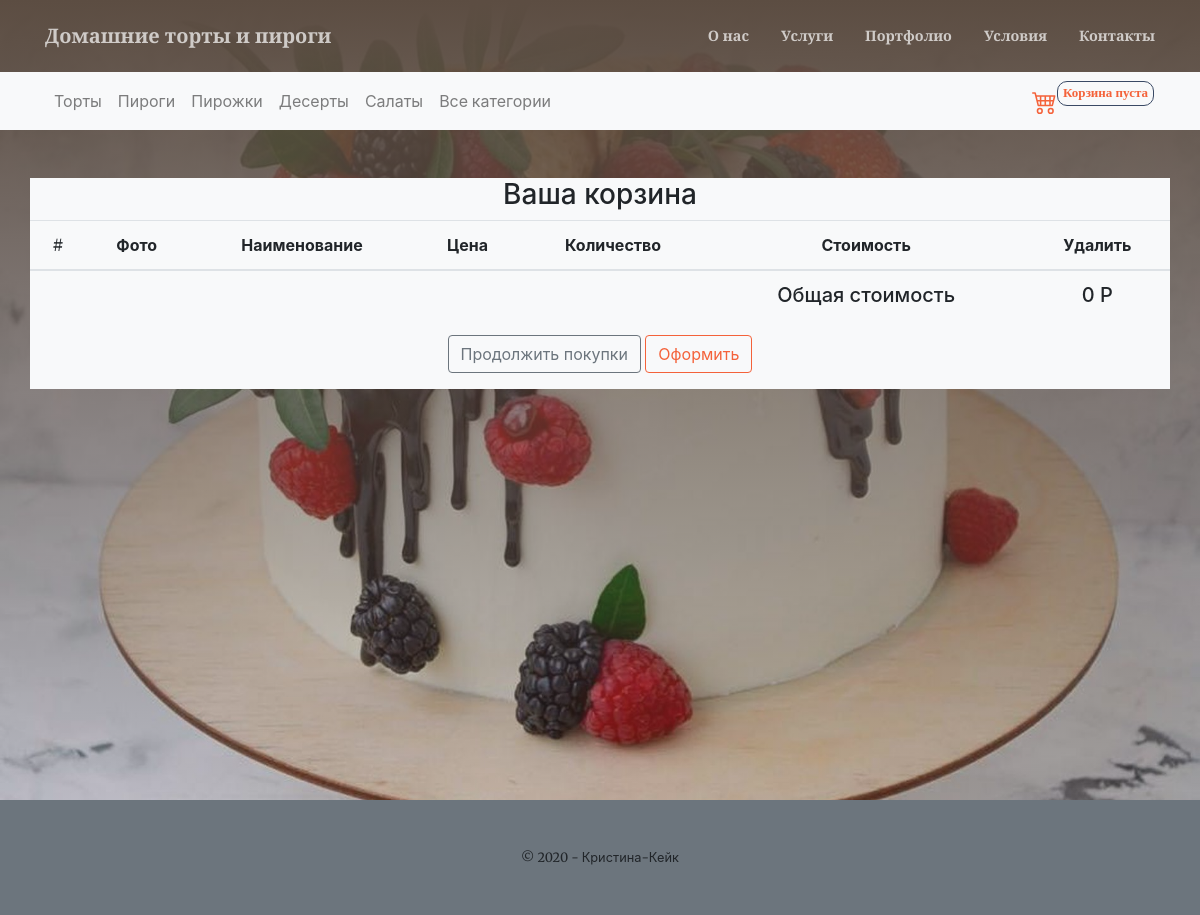
Page /cart/ on the committed database.
### shop/models.py (models this page shows, shortened)
class Category(models.Model):
    name = models.CharField(max_length=200, db_index=True)
    slug = models.SlugField(max_length=200, db_index=True, unique=True)
    image = models.ImageField(upload_to='category/%Y/%m/%d', blank=True)
    image_icon = models.ImageField(upload_to='category_icon/%Y/%m/%d', blank=True)
    slogan = models.TextField(blank=True)
    description = models.TextField(blank=True)
    available = models.BooleanField(default=True)
    class Meta:
        ordering = ('name',)
        verbose_name = 'Категория'
        verbose_name_plural = 'Категории'
    def get_absolute_url(self):
        return reverse('product_list_by_category', args=[self.slug])

### cart/views.py (the view)
# urls.py: path(r'', cart_detail, name='cart_detail'),
def cart_detail(request):
    cart = Cart(request)
    return render(request, 'cart/detail.html', {'cart': cart})

### cart/cart.py (called while the page is built)
    def __len__(self):
        return sum(item['quantity'] for item in self.cart.values())

    def get_total_price(self):
        return sum(Decimal(item['price']) * item['quantity'] for item in
                   self.cart.values())

### cart/context_processors.py (called while the page is built)
def get_cart(request):
    return {'cart': Cart(request)}

### shop/context_processors.py (called while the page is built)
def get_category(request):
    categories = Category.objects.all().order_by()
    return locals()

### cart/templates/cart/detail.html (shortened to what this page needs)
{% extends "base.html" %}
{% load static %}
{% block mastehead %}
    <div class="container bg-light mt-5 ">
    <div class="mt-3">
    <h3 class="text-center">Ваша корзина</h3>
    <div class="row ">
        <table class="table text-center">
  <thead>
    <tr>
      <th scope="col">#</th>
      <th scope="col">Фото</th>
      <th scope="col">Наименование</th>
      <th scope="col">Цена</th>
      <th scope="col">Количество</th>
      <th scope="col">Стоимость</th>
      <th scope="col">Удалить</th>
    </tr>
  </thead>
  <tbody >
<tr class="total h5">
            <td colspan="5"></td>
            <td>Общая стоимость</td>
            <td class="num">{{ cart.get_total_price|floatformat:0    }} Р</td>
        </tr>
  </tbody>
</table>
    <div class="col-md-8 offset-md-2">
        <p class="text-center">
        <a href="{% url "category_list" %}" class=" btn btn-outline-secondary">Продолжить покупки</a>
        <a href="{% url "order_create" %}" class="btn btn-outline-primary">Оформить</a>
        </p>
    </div>
    </div>
    </div>
{% endblock mastehead%}

### templates/base.html (shortened to what this page needs)
{% load static %}
<!DOCTYPE html>
<html lang="en">
    <head>
        <link href="{% static 'css/magnific-popup.min.css'%}" rel="stylesheet" />
        <link href="{% static 'css/styles.css' %}" rel="stylesheet" />
    </head>
    <body id="page-top">
        <nav class="navbar navbar-expand-lg navbar-light fixed-top py-3"  id="mainNav">
            <div class="container">
                <a class="navbar-brand js-scroll-trigger" href="{% url 'home' %}">Домашние торты и пироги </a>
                <div class="collapse navbar-collapse" id="navbarResponsive">
                    <ul class="navbar-nav ml-auto my-2 my-lg-0">
                        <li class="nav-item"><a class="nav-link js-scroll-trigger" href="{% url 'home' %}#about">О нас</a></li>
                        <li class="nav-item"><a class="nav-link js-scroll-trigger" href="{% url 'home' %}#services">Услуги</a></li>
                        <li class="nav-item"><a class="nav-link js-scroll-trigger" href="{% url 'home' %}#portfolio1">Портфолио</a></li>
                        <li class="nav-item"><a class="nav-link js-scroll-trigger" href="{% url 'home' %}#delivery">Условия</a></li>
                        <li class="nav-item"><a class="nav-link js-scroll-trigger" href="{% url 'home' %}#contact">Контакты</a></li>
                    </ul>
                </div>
            </div>
        </nav>
        <header class="masthead">
        <nav class="navbar navbar-expand-lg navbar-light bg-light">
  <div class="container-fluid">
    <div class="container" >
      <div class="navbar-nav">
          {% for c in categories %}
        <a class="nav-link" href="{{ c.get_absolute_url }}">{{ c.name }}</a>
          {% endfor %}
      <a class="nav-link" href="{% url 'category_list' %}">Все категории</a>
      </div>
    <div class="col pr-0 text-right">
      <a class="nav-link pr-0" href="{% url 'cart_detail' %}">
      </a>
      </div>
    <p class="" style="display: block; padding: 0 5px 0 5px ;text-align: center;	color:#fff;	 width: auto; height: 25px;	border: 1px solid #3a4a65;	border-radius: 10px;
	font-size: 14px; font-weight:bold;">
     <span id="total_products_qty">
     {% with total_items=cart|length %}
        {% if cart|length > 0 %}
            <a href="{% url "cart_detail" %}" class="text-decoration-none link-light">
                <span  style="font-size: 13px; font-family: 'Bitstream Vera Sans Mono';">тов. ({{ total_items }}), {{ cart.get_total_price }} р</span>
            </a>
        {% else %}
            <span class="text-primary" style="font-size: 13px; font-family: 'Bitstream Vera Sans Mono';">Корзина пуста</span>
        {% endif %}
    {% endwith %}
    </span>
    </p>
    </div>
  </div>
</nav>
{% block mastehead %}
{% endblock mastehead %}
   </header>
        <footer class="bg-secondary py-5">
            <div class="container"><div class="small text-center">© 2020 - Кристина-Кейк</div></div>
        </footer>
    </body>
</html>

### rows in the picture
Category: name "Торты"
Category: name "Пироги"
Category: name "Пирожки"
Category: name "Десерты"
Category: name "Салаты"

### other values in the picture
{{ cart.get_total_price|floatformat:0 }} "0"
